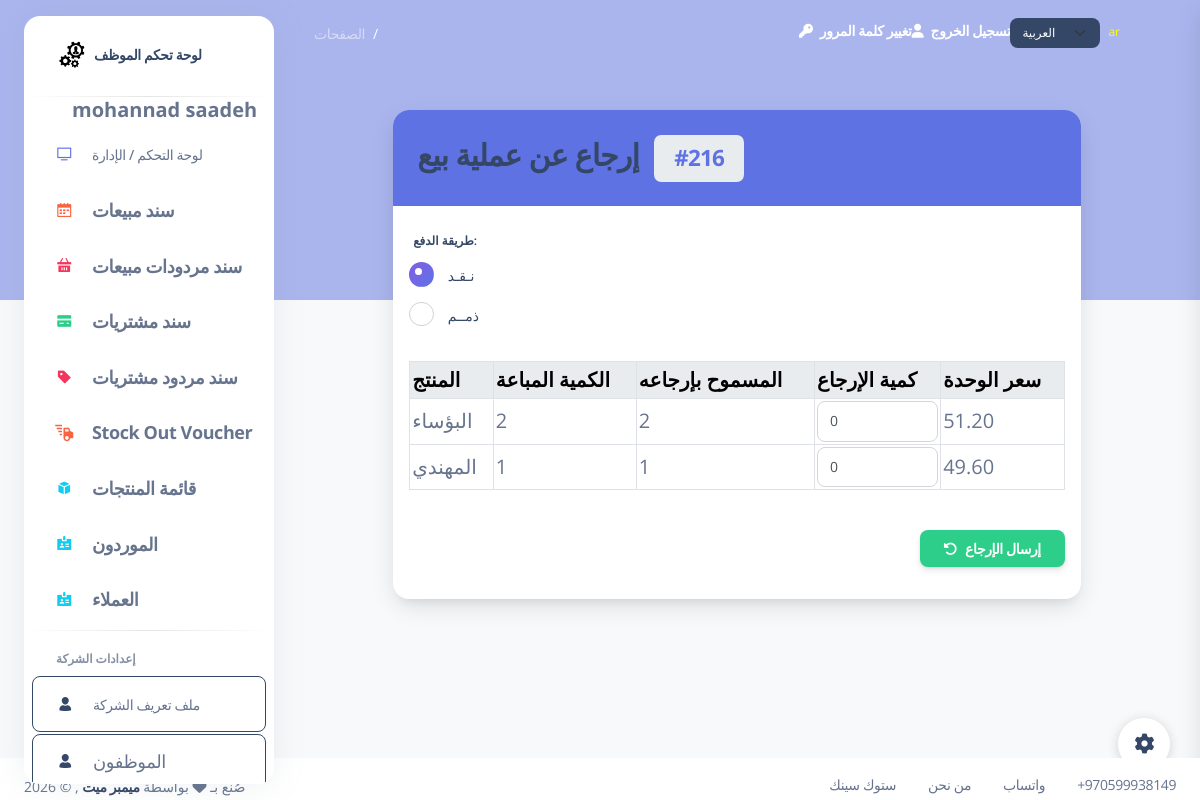
Page /sales/216/return/ (signed in) on the committed database.
### my_app/models.py (models this page shows, shortened)
class Employee(models.Model):
    first_name = models.CharField(max_length=255)
    last_name = models.CharField(max_length=255)
    email = models.EmailField(max_length=255)
    DOB = models.DateField()
    password = models.CharField(max_length=255)
    confirm_password = models.CharField(max_length=255)
    is_active = models.BooleanField(default=False)
    created_at = models.DateTimeField(auto_now_add=True)
    updated_at = models.DateTimeField(auto_now=True)
    objects = EmployeeManager()

class Sale_order(models.Model):
    employee = models.ForeignKey(Employee , related_name="sale_orders", on_delete=models.CASCADE) # RESTRICT  deleted >>  dont delete the item or ( default="Default", on_delete=models.SET_DEFAULT)
    customer = models.ForeignKey('Customer', related_name='sales', on_delete=models.CASCADE, null=True, blank=True)
    currency = models.ForeignKey('Currency', on_delete=models.SET_NULL, null=True, blank=True, related_name='sales')
    total_amount = models.DecimalField(max_digits=10, decimal_places=2, default=0.00) #means the total amount of the order
    exchange_rate_to_base = models.DecimalField(max_digits=10, decimal_places=6, default=1.0)  # Exchange rate to base currency
    total_amount_base = models.DecimalField(max_digits=10, decimal_places=2, default=0.00)  # Total amount in base currency
    invoice_pay_method = models.CharField(max_length=10, choices=pay_choices, default='cash')  # Added field
    grand_total = models.DecimalField(max_digits=10, decimal_places=2, default=0.00)
    created_at = models.DateTimeField(auto_now_add=True)
    updated_at = models.DateTimeField(auto_now=True)
    objects = Sale_orderManager()

class Sale_item(models.Model):
    sale_order = models.ForeignKey(Sale_order, related_name="sale_items", on_delete=models.CASCADE)
    product = models.ForeignKey(Product, related_name="sale_items", on_delete=models.CASCADE)
    quantity = models.IntegerField()
    unit_price = models.DecimalField(max_digits=10, decimal_places=2, default=0.00) # equal sale_price in Product table
    total_price = models.DecimalField(max_digits=10, decimal_places=2, default=0.00) # equal sale_price * quantity
    currency = models.ForeignKey('Currency', on_delete=models.SET_NULL, null=True, blank=True, related_name='sale_items')
    exchange_rate_to_base = models.DecimalField(max_digits=10, decimal_places=6, default=1.0)  # Exchange rate to base currency
    total_price_base = models.DecimalField(max_digits=10, decimal_places=2, default=0.00)  # Total price in base currency
    created_at = models.DateTimeField(auto_now_add=True)
    updated_at = models.DateTimeField(auto_now=True)

class Product(models.Model):
    product_name = models.CharField(max_length=255)
    quantity = models.IntegerField(default=0)
    purchasing_price = models.DecimalField(max_digits=6, decimal_places=2)
    sale_price = models.DecimalField(max_digits=6, decimal_places=2, null=True, blank=True)
    category = models.CharField(max_length=100, blank=True, null=True)
    expiry_date = models.DateField(blank=True, null=True)
    isbn = models.CharField(max_length=32, unique=True , null=True, blank=True)
    production_date = models.DateField(blank=True, null=True)
    author = models.CharField(max_length=255, blank=True, null=True)
    publisher = models.CharField(max_length=255, blank=True, null=True)#publisher
    supplier = models.CharField(max_length=255, blank=True, null=True)
    employee = models.ForeignKey(Employee, related_name="products", on_delete=models.CASCADE, null=True, blank=True)
    created_at = models.DateTimeField(auto_now_add=True)
    updated_at = models.DateTimeField(auto_now=True)
    objects = ProductManager()

### my_app/views.py (the view, shortened to what this page needs)
# urls.py: path('sales/<int:sale_order_id>/return/', views.sale_return_create_view, name='sale_return_create'),#sale return
def sale_return_create_view(request, sale_order_id):
    if 'employee_id' not in request.session:
        messages.error(request, _('Please sign in to create a return.'))
        return redirect('/')
    try:
        sale_order = models.Sale_order.objects.get(id=sale_order_id)
    except models.Sale_order.DoesNotExist:
        messages.error(request, _('Sale order not found.'))
        return redirect('/sales')
    items = []
    for si in sale_order.sale_items.all():
        returned_qty = models.SaleReturnItem.objects.filter(original_item=si).aggregate(total=Sum('quantity'))['total'] or 0
        allowed = max(0, si.quantity - int(returned_qty))
        items.append({
            'sale_item': si,
            'product': si.product,
            'sold_quantity': si.quantity,
            'unit_price': si.unit_price,
            'allowed_return_quantity': allowed,
        })
    context = {
        'sale_order': sale_order,
        'items': items,
        'employee': models.get_employee_by_id(request.session['employee_id']) if 'employee_id' in request.session else None,
    }
    return render(request, 'sales/sale_return_form.html', context)

### my_app/models.py (called while the page is built)
def get_employee_by_id(id):
    return Employee.objects.get(id=id)

### my_app/templates/sales/sale_return_form.html (shortened to what this page needs)
{% extends 'layouts/base.html' %}
{% load i18n %}
{% block content %}
<div class="container py-4">
  <div class="row justify-content-center">
    <div class="col-lg-10">
      <div class="card shadow-lg border-0">
        <div class="card-header bg-primary text-white d-flex align-items-center justify-content-between">
          <h3 class="mb-0">{% trans "Return for Sale" %} <span class="badge bg-light text-primary ms-2">#{{ sale_order.id }}</span></h3>
        </div>
        <div class="card-body">
          <form method="post" class="needs-validation" novalidate>
            <div class="row mb-4">
              <div class="col-md-6">
                <label class="form-label fw-bold">{% trans "Payment Method" %}</label>
                <div class="form-check">
                  <input class="form-check-input" type="radio" id="cash" name="invoice_pay_method" value="cash" checked>
                  <label class="form-check-label" for="cash">{% trans "Cash" %}</label>
                </div>
                <div class="form-check">
                  <input class="form-check-input" type="radio" id="debts" name="invoice_pay_method" value="debts">
                  <label class="form-check-label" for="debts">{% trans "Debts" %}</label>
                </div>
              </div>
            </div>
            <div class="table-responsive mb-4">
              <table class="table table-bordered table-hover align-middle">
                <thead class="table-light">
                  <tr>
                    <th scope="col">{% trans "Product" %}</th>
                    <th scope="col">{% trans "Sold Quantity" %}</th>
                    <th scope="col">{% trans "Allowed to Return" %}</th>
                    <th scope="col">{% trans "Return Quantity" %}</th>
                    <th scope="col">{% trans "Unit Price" %}</th>
                  </tr>
                </thead>
                <tbody>
                  {% for row in items %}
                  <tr>
                    <td>{{ row.product.product_name }}</td>
                    <td>{{ row.sold_quantity }}</td>
                    <td>{{ row.allowed_return_quantity }}</td>
                    <td>
                      <input type="number" name="return_qty_{{ row.sale_item.id }}" min="0" max="{{ row.allowed_return_quantity }}" value="0" class="form-control" />
                    </td>
                    <td>{{ row.unit_price }}</td>
                  </tr>
                  {% endfor %}
                </tbody>
              </table>
            </div>
            <div class="d-flex justify-content-end">
              <button type="submit" class="btn btn-success px-4 py-2 fw-bold">
                <i class="fas fa-undo-alt me-2"></i>{% trans "Submit Return" %}
              </button>
            </div>
          </form>
        </div>
      </div>
    </div>
  </div>
</div>
{% endblock %}

### my_app/templates/includes/aside.html (shortened to what this page needs)
{% load static %}
{% load i18n %}
<aside class="sidenav bg-white navbar navbar-vertical navbar-expand-xs border-0 border-radius-xl my-3 fixed-start ms-4 " id="sidenav-main">
    <div class="sidenav-header">
        <a class="navbar-brand m-0" target="_blank">
        <img src="{% static 'img/logo.PNG' %}" class="navbar-brand-img h-100" alt="main_logo">
    <span class="ms-1 font-weight-bold">{% trans "Employee Dashboard" %}</span>
        </a>
        <hr class="horizontal dark mt-0">
    </div>
            <span class="nav-link-text ms-5">
                <b class="message_success" >{{employee.first_name}} {{employee.last_name}}</b>
            </span>
                <div id="sidenav-scrollbar">
        <ul class="navbar-nav">
        <li class="nav-item {% if request.path == '/index'   %} bg-gradient-success {% endif %}">
            <a class="nav-link " href="/index">
            <div class="icon icon-shape icon-sm border-radius-md text-center me-2 d-flex align-items-center justify-content-center">
                <i class="ni ni-tv-2 text-primary text-sm opacity-10"></i>
            </div>
            <span class="nav-link-text ms-1">{% trans "Dashboard / Manage" %}</span>
            </a>
        </li>
        <li class="nav-item {% if request.path == '/sales' or 'view_sale_order' in request.path %} bg-gradient-success {% endif %}">
            <a class="nav-link " href="/sales">
            <div class="icon icon-shape icon-sm border-radius-md text-center me-2 d-flex align-items-center justify-content-center">
                <i class="ni ni-calendar-grid-58 text-warning text-sm opacity-10"></i>
            </div>
            <span class="nav-link-text ms-1" style="font-size:18px !important;"> <strong>{% trans "Sales Orders" %}</strong></span>
            </a>
        </li>
                <li class="nav-item {% if request.path == '/return_sales' or 'view_return_sale' in request.path  %} bg-gradient-success {% endif %}">
            <a class="nav-link " href="/return_sales">
            <div class="icon icon-shape icon-sm border-radius-md text-center me-2 d-flex align-items-center justify-content-center">
                <i class="ni ni-basket text-danger text-sm opacity-10"></i>
            </div>
            <span class="nav-link-text ms-1" style="font-size:18px !important;"><strong>{% trans "Return Sales" %}</strong></span>
            </a>
        </li>
        <li class="nav-item {% if request.path == '/purchases' or 'view_purchase_invoice' in request.path  %} bg-gradient-success {% endif %}">
            <a class="nav-link " href="/purchases">
            <div class="icon icon-shape icon-sm border-radius-md text-center me-2 d-flex align-items-center justify-content-center">
                <i class="ni ni-credit-card text-success text-sm opacity-10"></i>
            </div>
            <span class="nav-link-text ms-1" style="font-size:18px !important;"><strong>{% trans "Purchase Invoices" %}</strong></span>
            </a>
        </li>
        <li class="nav-item {% if request.path == '/return_purchases' or 'view_return_invoice' in request.path  %} bg-gradient-success {% endif %}">
            <a class="nav-link " href="/return_purchases">
            <div class="icon icon-shape icon-sm border-radius-md text-center me-2 d-flex align-items-center justify-content-center">
                <i class="ni ni-tag text-danger text-sm opacity-10"></i>
            </div>
            <span class="nav-link-text ms-1" style="font-size:18px !important;"><strong>{% trans "Return Purchases" %}</strong></span>
            </a>
        </li>
        <li class="nav-item {% if request.path == '/stock_out_voucher' or 'view_stock_out' in request.path %} bg-gradient-success {% endif %}">
            <a class="nav-link" href="/stock_out_voucher">
            <div class="icon icon-shape icon-sm border-radius-md text-center me-2 d-flex align-items-center justify-content-center">
                <i class="ni ni-delivery-fast text-warning text-lg opacity-10"></i>
            </div>
            <span class="nav-link-text ms-1" style="font-size:18px !important;"><strong>{% trans "Stock Out Voucher" %}</strong></span>
            </a>
        </li>
        <li class="nav-item {% if request.path == '/products/' or 'products' in request.path %} bg-gradient-success {% endif %}">
            <a class="nav-link " href="/products">
            <div class="icon icon-shape icon-sm border-radius-md text-center me-2 d-flex align-items-center justify-content-center">
                <i class="ni ni-app text-info text-sm opacity-10"></i>
            </div>
            <span class="nav-link-text ms-1" style="font-size:18px !important;"> <strong>{% trans "Product List" %}</strong></span>
            </a>
        </li>
        <li class="nav-item {% if request.path == '/suppliers' %} bg-gradient-success {% endif %}">
            <a class="nav-link " href="/suppliers">
            <div class="icon icon-shape icon-sm border-radius-md text-center me-2 d-flex align-items-center justify-content-center">
                <i class="ni ni-badge text-info text-sm opacity-10"></i>
            </div>
            <span class="nav-link-text ms-1" style="font-size:18px !important;"> <strong>{% trans "Suppliers" %}</strong></span>
            </a>
        </li>
        <li class="nav-item {% if request.path == '/customers' %} bg-gradient-success {% endif %}">
            <a class="nav-link " href="/customers">
            <div class="icon icon-shape icon-sm border-radius-md text-center me-2 d-flex align-items-center justify-content-center">
                <i class="ni ni-badge text-info text-sm opacity-10"></i>
            </div>
            <span class="nav-link-text ms-1" style="font-size:18px !important;"> <strong>{% trans "Customers" %}</strong></span>
            </a>
        </li>
        <hr class="horizontal dark my-1">
         <li class="nav-item mt-3">
            <h6 class="ps-4 ms-2 text-uppercase text-xs font-weight-bolder opacity-6">{% trans "Company Settings" %}</h6>
        </li>
        <li class="nav-item">
            <a class="nav-link btn btn-outline-dark {% if request.path == '/company_profile'   %} active me-2 {% endif %} " href="/company_profile">
            <div class="icon icon-shape icon-sm border-radius-md text-center me-2 d-flex align-items-center justify-content-center">
                <i class="ni ni-single-02 text-dark text-sm opacity-10"></i>
            </div>
            <span class="nav-link-text ms-1">{% trans "Company Profile" %}</span>
            </a>
        </li>
        <li class="nav-item">
            <a class="nav-link btn btn-outline-dark  {% if request.path == '/employees'   %} active me-2 {% endif %}" href="/employees">
            <div class="icon icon-shape icon-sm border-radius-md text-center me-2 d-flex align-items-center justify-content-center">
                <i class="ni ni-single-02 text-dark text-sm opacity-10"></i>
            </div>
            <span class="nav-link-text ms-1" style="font-size:18px !important;">{% trans "Employees" %}</span>
            </a>
        </li>
            </ul>
            </div>
</aside>

### static/css/nucleo-svg.css (style rules this page uses)
.icon { display: inline-block; color: #111111; height: 1em; width: 1em; }
.icon-sm { height: 0.8em; width: 0.8em; }
.icon { fill: currentColor; stroke: none; }

### rows in the picture
Employee: first_name "mohannad", last_name "saadeh"
Sale_order: id "216"
Sale_item: product.product_name "البؤساء", sold_quantity "2", allowed_return_quantity "2", unit_price "51.20"
Sale_item: product.product_name "المهندي", sold_quantity "1", allowed_return_quantity "1", unit_price "49.60"

### other values in the picture
{{ LANGUAGE_CODE }} "ar"
